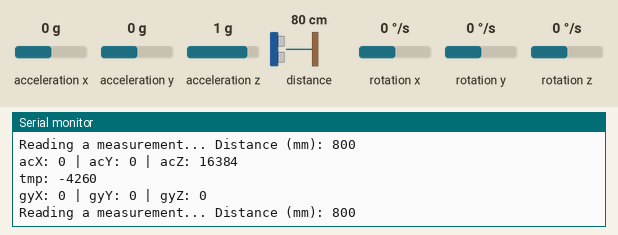
Bench run of a sketch on a simulated Arduino Leonardo, built with avr-gcc and run on an emulated ATmega32U4. Parts: the last lines printed to the serial monitor. Wiring (inferred from the names in the program): MPU-6050 motion sensor at I2C address 0x68. The inputs (shaded band) are chosen by the test bench; at power-on: rotation x 0 °/s, acceleration x 0 g, acceleration y 0 g, acceleration z 1 g, distance to the obstacle 80 cm, rotation y 0 °/s, rotation z 0 °/s.

Above: at 8.7 s.
8.8 s: rotation x set to 6 °/s
At 9.9 s:
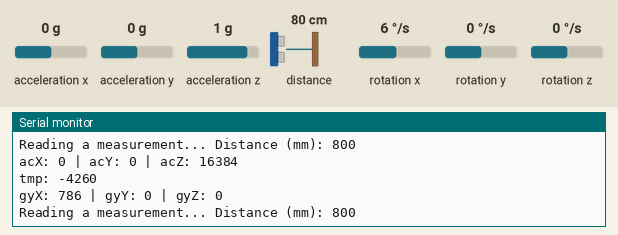
10.3 s: rotation x set to 9 °/s
At 11.2 s:
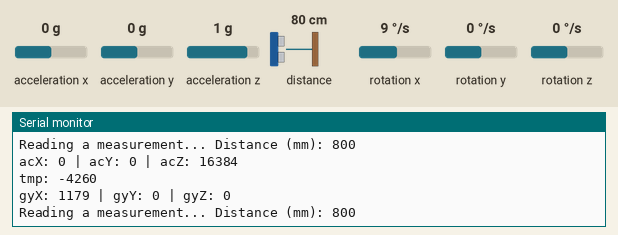
Timing chart, 0 to 12.8 s (numbered marks = the images above; inputs shaded):
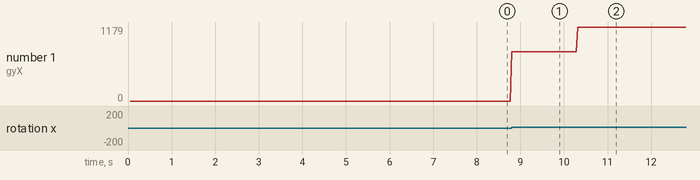

The sketch:

gyro_tof.ino
```cpp
#include "Adafruit_VL53L0X.h"
#include<Wire.h>

Adafruit_VL53L0X lox = Adafruit_VL53L0X();
const int mpu_addr=0x68;  // I2C address of the MPU-6050
int16_t acX, acY, acZ, tmp, gyX, gyY, gyZ;

void setup() {
    Serial.begin(115200);
    while (!Serial); // wait for Leonardo enumeration, others continue immediately

    // ToF
    Serial.println(F("Initializing I2C devices..."));
    if (!lox.begin()) {
      Serial.println(F("Failed to boot VL53L0X"));
      while(1);
    }
    // Gyro
    Wire.begin();
    Wire.beginTransmission(mpu_addr);
    Wire.write(0x6B);  // PWR_MGMT_1 register
    Wire.write(0);     // set to zero (wakes up the MPU-6050)
    Wire.endTransmission(true);

    // power
    Serial.println(F("devices available\n"));
}

void loop() {
    // ToF
    VL53L0X_RangingMeasurementData_t measure;

    Serial.print("Reading a measurement... ");
    lox.rangingTest(&measure, false); // pass in 'true' to get debug data printout!

    if (measure.RangeStatus != 4) {  // phase failures have incorrect data
        Serial.print("Distance (mm): "); Serial.println(measure.RangeMilliMeter);
    } else {
        Serial.println(" out of range ");
    }

    // Gyro
    Wire.beginTransmission(mpu_addr);
    Wire.write(0x3B);  // starting with register 0x3B (ACCEL_XOUT_H)
    Wire.endTransmission(false);
    Wire.requestFrom(mpu_addr,14,true);  // request a total of 14 registers
    acX=Wire.read() << 8 | Wire.read();  // 0x3B (ACCEL_XOUT_H) & 0x3C (ACCEL_XOUT_L)
    acY=Wire.read() << 8 | Wire.read();  // 0x3D (ACCEL_YOUT_H) & 0x3E (ACCEL_YOUT_L)
    acZ=Wire.read() << 8 | Wire.read();  // 0x3F (ACCEL_ZOUT_H) & 0x40 (ACCEL_ZOUT_L)
    tmp=Wire.read() << 8 | Wire.read();  // 0x41 (TEMP_OUT_H) & 0x42 (TEMP_OUT_L)
    gyX=Wire.read() << 8 | Wire.read();  // 0x43 (GYRO_XOUT_H) & 0x44 (GYRO_XOUT_L)
    gyY=Wire.read() << 8 | Wire.read();  // 0x45 (GYRO_YOUT_H) & 0x46 (GYRO_YOUT_L)
    gyZ=Wire.read() << 8 | Wire.read();  // 0x47 (GYRO_ZOUT_H) & 0x48 (GYRO_ZOUT_L)

    Serial.print("acX: ");
    Serial.print(acX);
    Serial.print(" | acY: ");
    Serial.print(acY);
    Serial.print(" | acZ: ");
    Serial.println(acZ);
    Serial.print("tmp: ");
    Serial.println(tmp);
    Serial.print("gyX: ");
    Serial.print(gyX);
    Serial.print(" | gyY: ");
    Serial.print(gyY);
    Serial.print(" | gyZ: ");
    Serial.println(gyZ);
}
```

Measured:
- after the input at 8.8 s, the serial monitor: prints a new line at once (image 1)
- after the input at 10.3 s, the serial monitor: prints a new line at once (image 2)
- plotted number 1: 0 → 786 after the input at 8.8 s, 786 → 1179 after the input at 10.3 s
